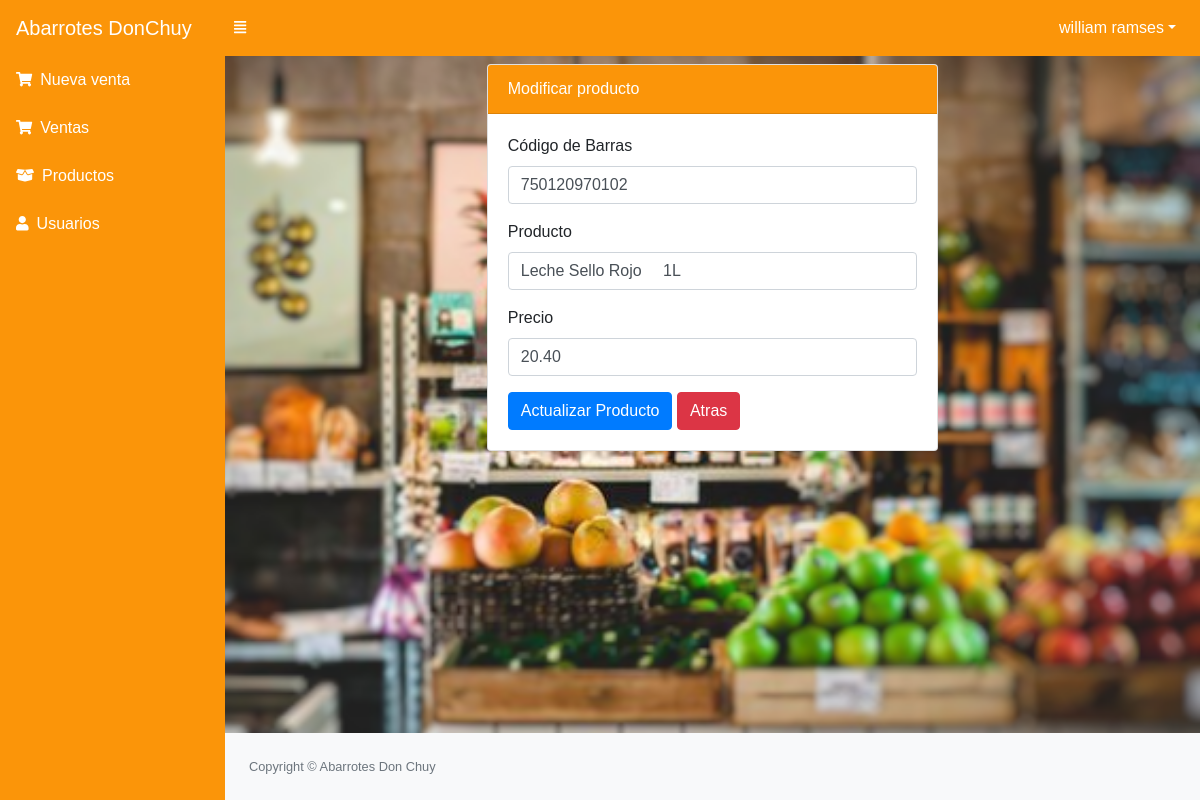
The page /src/editar_producto.php?id=7 (signed in) on the database as committed earlier.
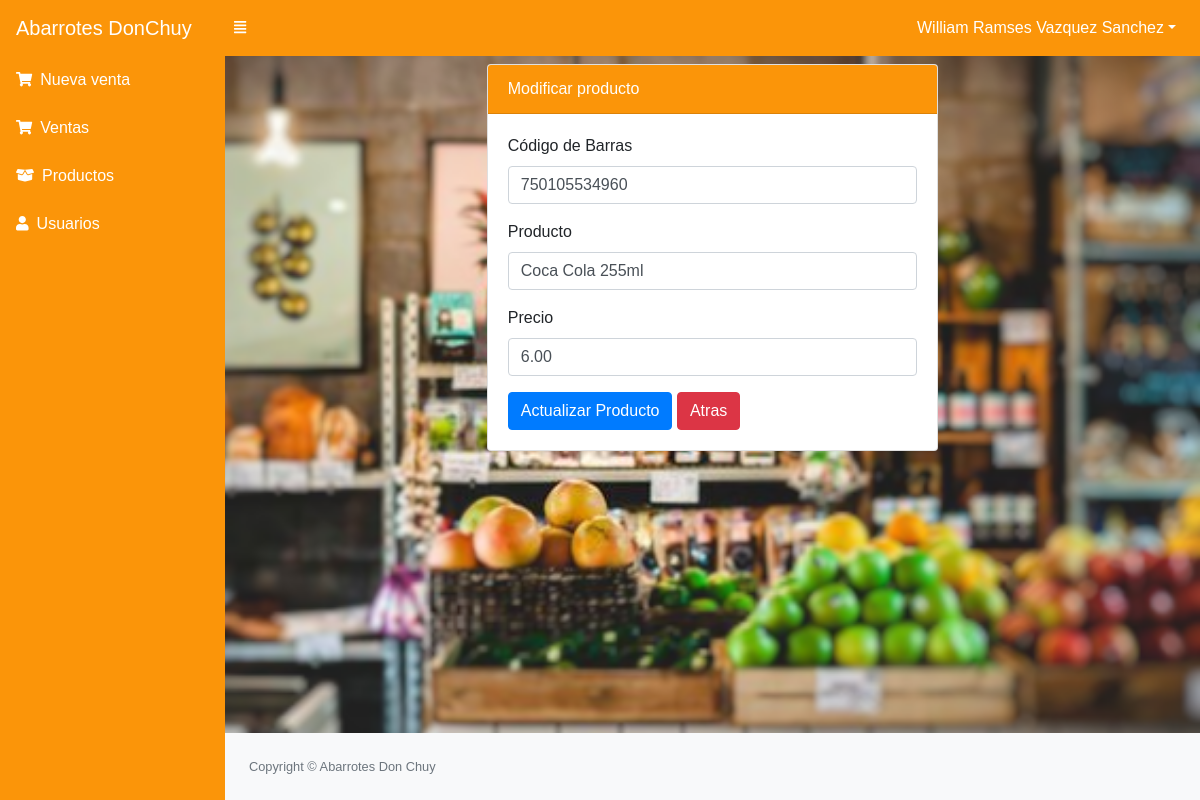
The same page on the database as committed later.
### tables this page shows
CREATE TABLE `producto` (
  `codproducto` int(11) NOT NULL,
  `codigo` varchar(20) NOT NULL,
  `descripcion` varchar(200) NOT NULL,
  `precio` decimal(10,2) NOT NULL,
  `existencia` int(11) NOT NULL,
  `usuario_id` int(11) NOT NULL,
  `estado` int(11) NOT NULL DEFAULT 1
);

### src/editar_producto.php (the view, shortened to what this page needs)
<?php
include_once "includes/header.php";
include "../conexion.php";
if (empty($_REQUEST['id'])) {
  header("Location: productos.php");
} else {
  $id_producto = $_REQUEST['id'];
  $query_producto = mysqli_query($conexion, "SELECT * FROM producto WHERE codproducto = $id_producto");
  $result_producto = mysqli_num_rows($query_producto);
  if ($result_producto > 0) {
    $data_producto = mysqli_fetch_assoc($query_producto);
  } else {
    header("Location: productos.php");
  }
}
?>
<div class="row">
  <div class="col-lg-6 m-auto">
    <div class="card">
      <div class="card-header bg-primary text-white">
        Modificar producto
      </div>
      <div class="card-body">
        <form action="" method="post">
          <div class="form-group">
            <label for="codigo">Código de Barras</label>
            <input type="text" placeholder="Ingrese código de barras" required name="codigo" id="codigo" class="form-control" value="<?php echo $data_producto['codigo']; ?>">
          </div>
          <div class="form-group">
            <label for="producto">Producto</label>
            <input type="text" class="form-control" placeholder="Ingrese nombre del producto" required name="producto" id="producto" value="<?php echo $data_producto['descripcion']; ?>">
          </div>
          <div class="form-group">
            <label for="precio">Precio</label>
            <input type="text" placeholder="Ingrese precio" class="form-control" name="precio" required id="precio" value="<?php echo $data_producto['precio']; ?>">
          </div>
          <input type="submit" value="Actualizar Producto" class="btn btn-primary">
          <a href="productos.php" class="btn btn-danger">Atras</a>
        </form>
      </div>
    </div>
  </div>
</div>
<?php include_once "includes/footer.php"; ?>

### src/includes/header.php (shortened to what this page needs)
<!DOCTYPE html>
<html lang="en">
<head>
    <link href="../assets/css/estilos.css" rel="stylesheet" />
    <link href="../assets/css/dataTables.bootstrap4.min.css" rel="stylesheet" />
    <link rel="stylesheet" href="../assets/js/jquery-ui/jquery-ui.min.css">
</head>
<body class="sb-nav-fixed">
    <nav class="sb-topnav navbar navbar-expand navbar-dark bg-dark">
        <a class="navbar-brand" href="index.php">Abarrotes DonChuy</a>
        <button class="btn btn-link btn-sm order-1 order-lg-0" id="sidebarToggle" href="#"><i class="fas fa-align-justify"></i></button>
        <ul class="navbar-nav ml-auto">
            <li class="nav-item dropdown">
                <a class="nav-link dropdown-toggle" id="userDropdown" href="#" role="button" data-toggle="dropdown" aria-haspopup="true" aria-expanded="false"><?php echo $_SESSION['nombre']?></a>
            </li>
        </ul>
    </nav>
    <div id="layoutSidenav">
        <div id="layoutSidenav_nav">
            <nav class="sb-sidenav accordion sb-sidenav-dark" id="sidenavAccordion">
                <div class="sb-sidenav-menu">
                    <div class="nav">
                        <a class="nav-link" href="ventas.php">
                            <div class="sb-nav-link-icon"><i class="fas fa-shopping-cart"></i></div>  Nueva venta
                        </a>
                        <a class="nav-link" href="lista_ventas.php">
                            <div class="sb-nav-link-icon"><i class="fas fa-shopping-cart"></i></div> Ventas
                        </a>
                        <a class="nav-link" href="productos.php">
                            <div class="sb-nav-link-icon"><i class="fas fa-box-open"></i></div>Productos
                        </a>
                        <a class="nav-link" href="usuarios.php">
                            <div class="sb-nav-link-icon"><i class="fas fa-user"></i></div> Usuarios
                        </a>
                    </div>
                </div>
            </nav>
        </div>
        <div id="layoutSidenav_content">
            <main>
                <div class="container-fluid mt-2">

Rows that differ between the two databases and show on the page:
changed producto: codigo "750120970102" → "750105534960"; producto "Leche Sello Rojo 1L" → "Coca Cola 255ml"; precio "20.40" → "6.00"
Other text that changed with them:
$_SESSION['nombre']: "william ramses" → "William Ramses Vazquez Sanchez"
